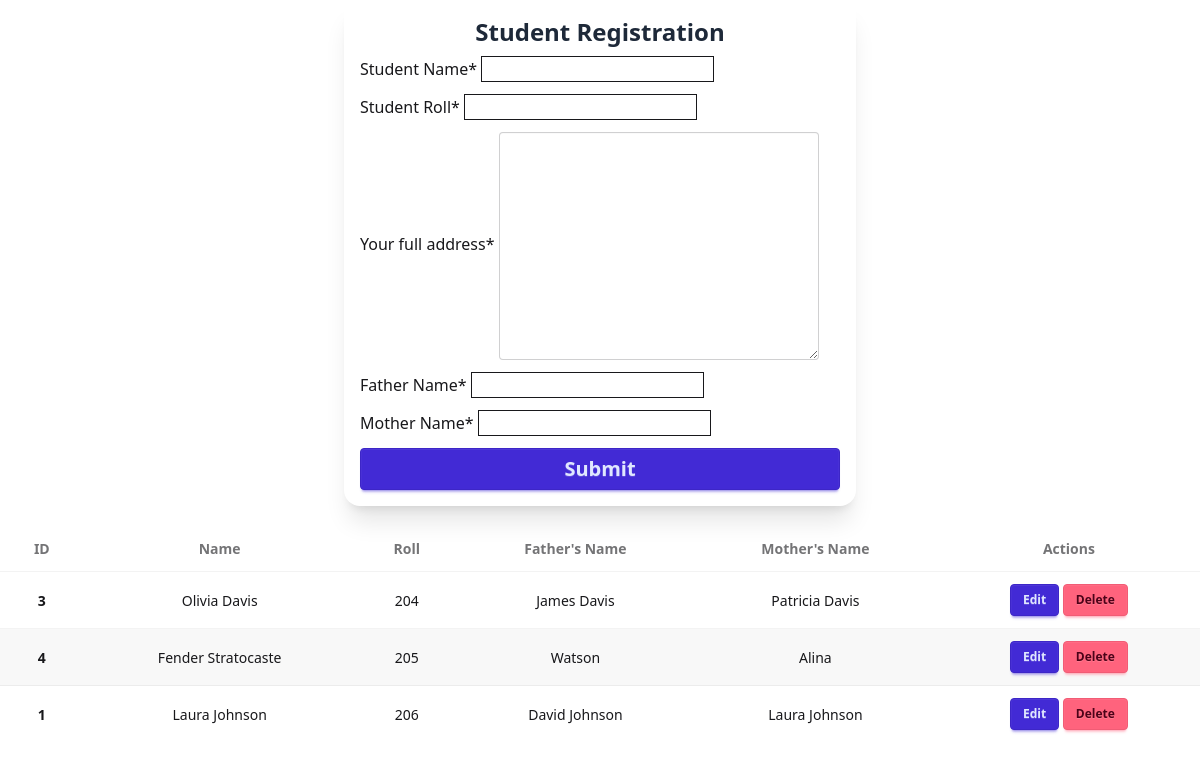
Before: / with the older database file.
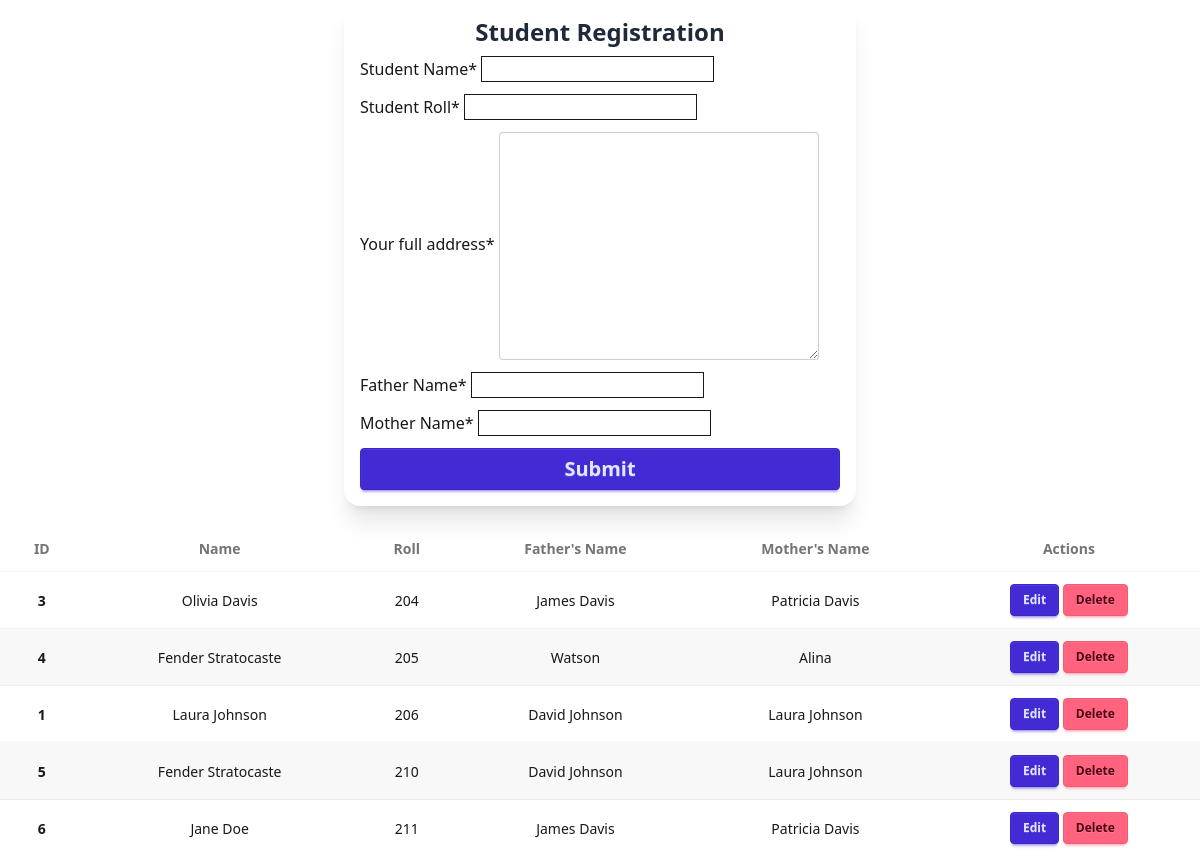
After: the same page with the newer database file.
### student_model/models.py (models this page shows, shortened)
class Student(models.Model):
    name=models.CharField(max_length=50)
    roll=models.IntegerField(unique=True)
    address=models.TextField()
    fathers_name=models.CharField(default="",max_length=50)
    mothers_name=models.CharField(default="",max_length=50)

### student_model/views.py (the view)
# urls.py: path('',views.home,name='home'),
def home(request):
    if request.method=='POST':
        form=forms.StudentForm(request.POST)
        if form.is_valid():
            form.save()
            print(form.cleaned_data)
            return redirect('home')
    else:
        form=forms.StudentForm
    students=models.Student.objects.all().order_by('roll')
    return render(request,'home.html',{'datas':students,'form':form})

### student_model/templates/home.html (shortened to what this page needs)
{% load crispy_forms_tags %}
<!doctype html>
<html lang="en">
  <head>
    <link
      href="https://cdn.jsdelivr.net/npm/daisyui@5"
      rel="stylesheet"
      type="text/css"
    />
    <script src="https://cdn.jsdelivr.net/npm/@tailwindcss/browser@4"></script>
  </head>
  <body class="">
    <div class="flex items-center justify-center px-4">
      <div class="w-full max-w-lg rounded-2xl shadow-xl p-4">
        <h2 class="text-2xl font-bold text-center text-gray-800 mb-2">
          Student Registration
        </h2>
        <form method="POST" class="">
          {% csrf_token %} {{ form|crispy }}
          <button type="submit" class="btn btn-primary w-full text-xl p-5">
            Submit
          </button>
        </form>
      </div>
    </div>
    {% if datas %}
    <div class="overflow-x-auto mt-5">
      <table class="table table-zebra">
        <thead>
          <tr class="text-center">
            <th>ID</th>
            <th>Name</th>
            <th>Roll</th>
            <th>Father's Name</th>
            <th>Mother's Name</th>
            <th>Actions</th>
          </tr>
        </thead>
        <tbody class="text-center">
          {% for data in datas %}
          <tr>
            <th>{{data.id}}</th>
            <td>{{data.name}}</td>
            <td>{{data.roll}}</td>
            <td>{{data.fathers_name}}</td>
            <td>{{data.mothers_name}}</td>
            <td>
              <button class="btn btn-sm btn-primary">Edit</button>
              <button class="btn btn-sm btn-error">
                <a href="{% url 'delete_student' data.roll %}">Delete</a>
              </button>
            </td>
          </tr>
          {% endfor %}
        </tbody>
      </table>
    </div>
    {% endif %}
  </body>
</html>

Changed rows visible on the page:
added Student: id "5", name "Fender Stratocaste", roll "210", fathers_name "David Johnson", mothers_name "Laura Johnson"
added Student: id "6", name "Jane Doe", roll "211", fathers_name "James Davis", mothers_name "Patricia Davis"
